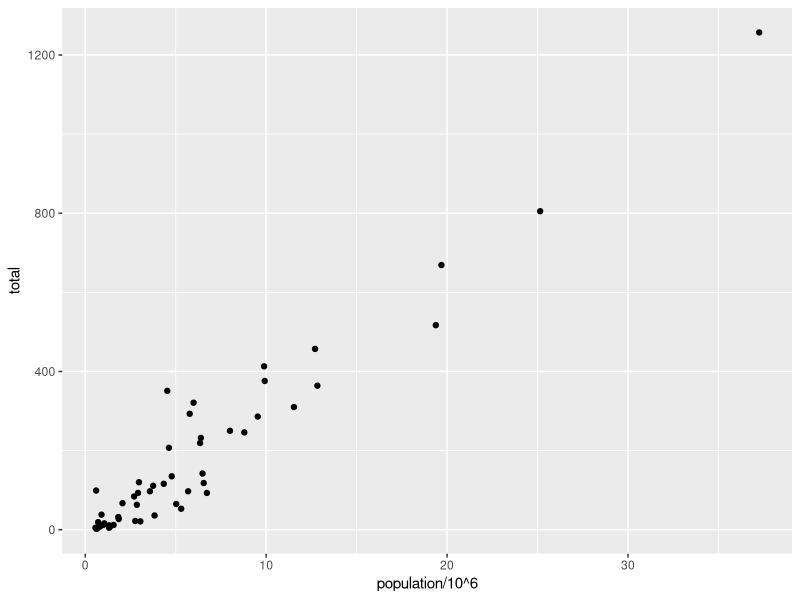
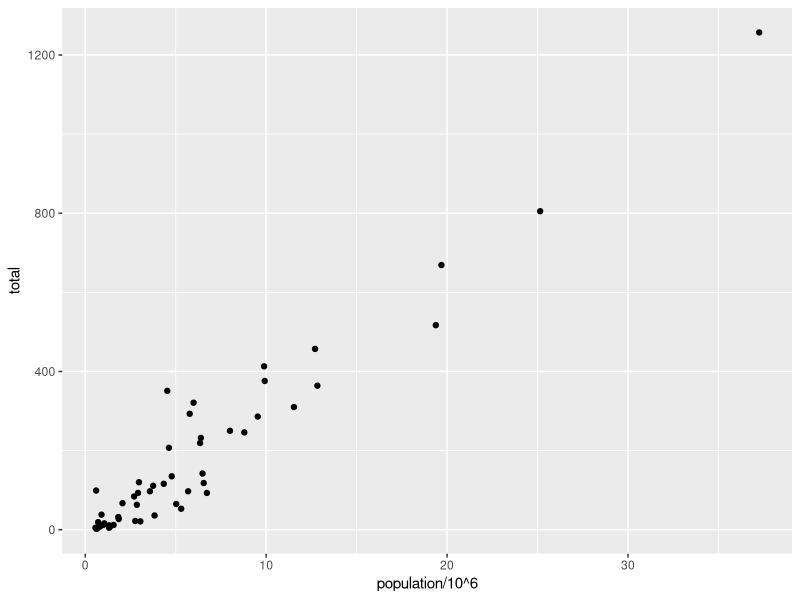
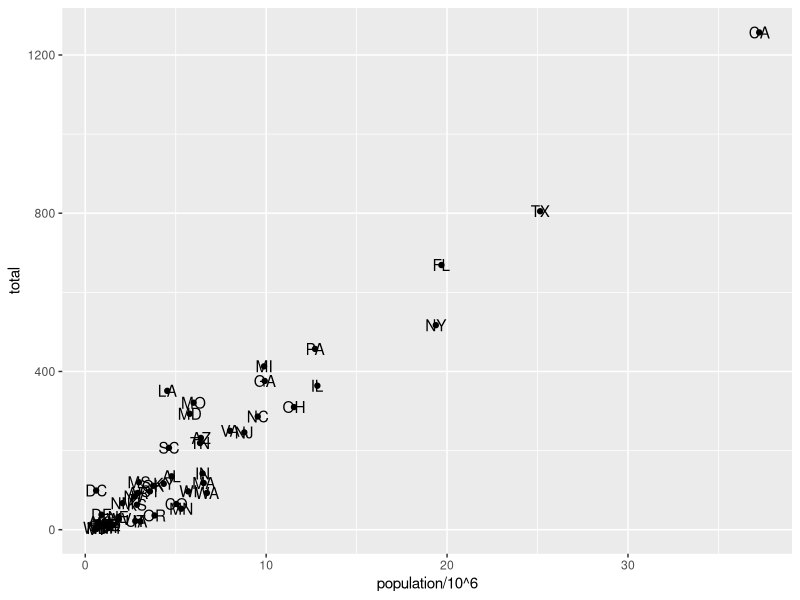
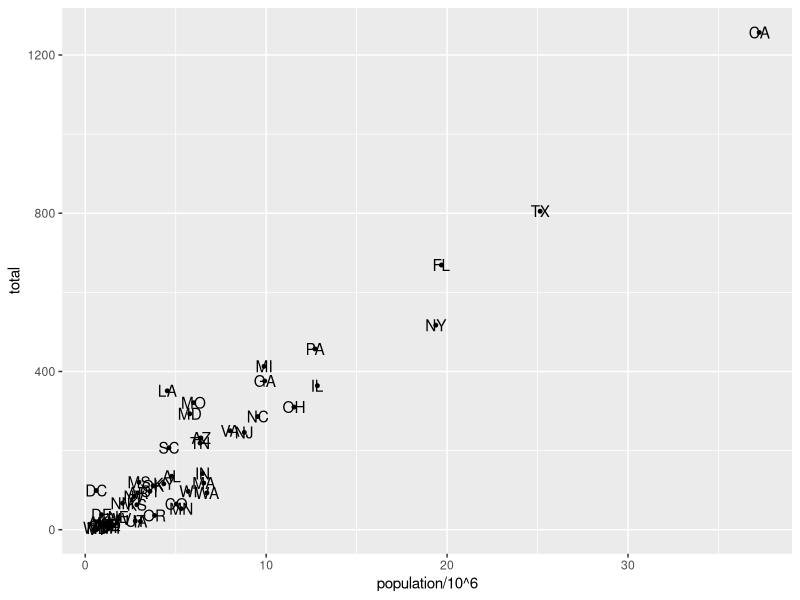
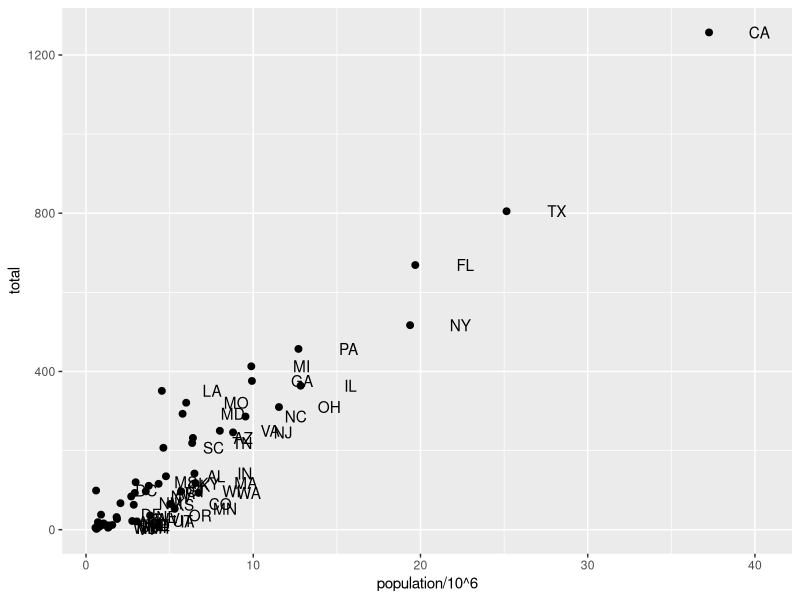
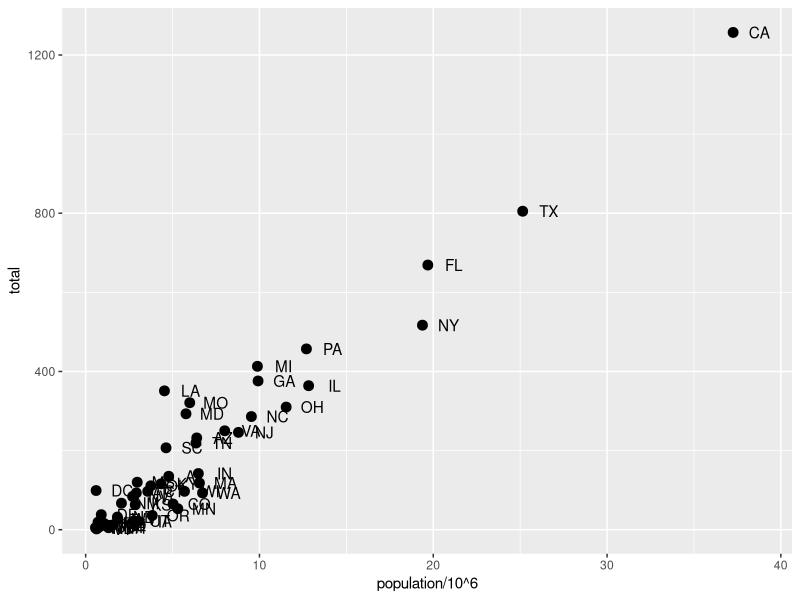
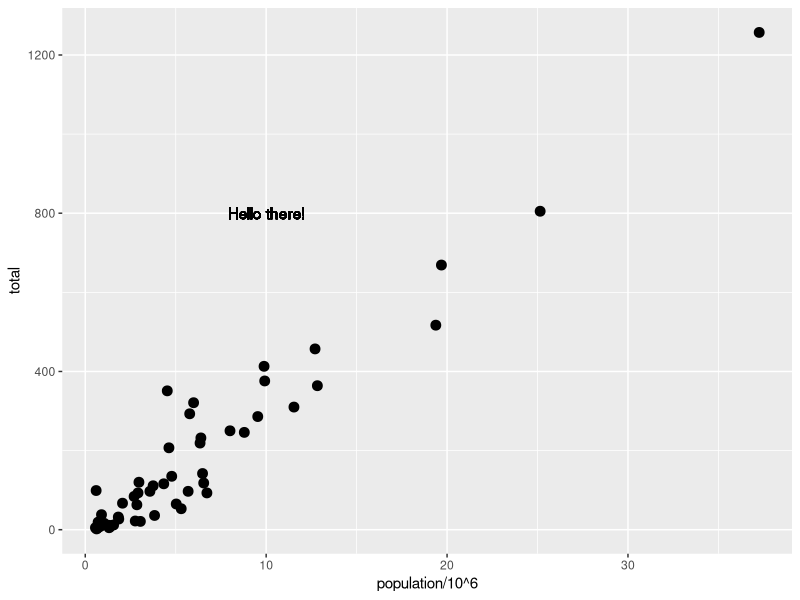
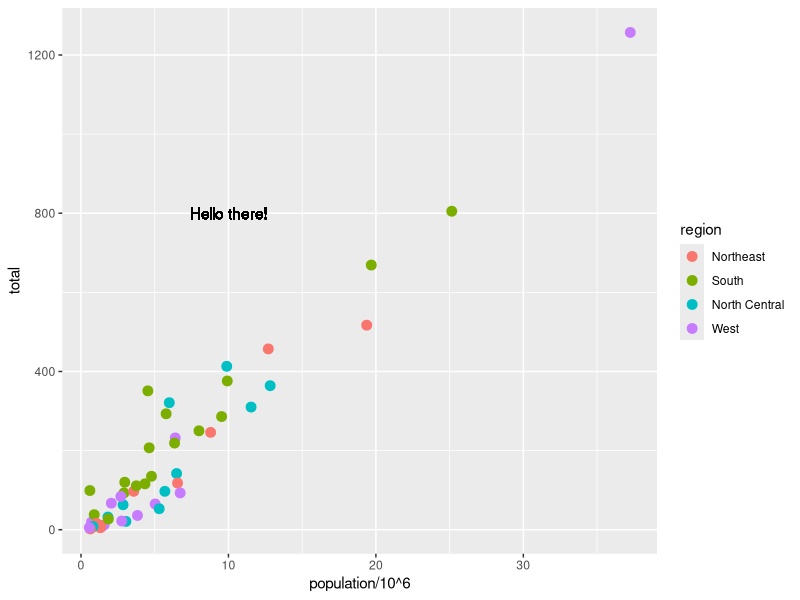

Write R code to recreate these figures, in order.
library(tidyverse)
library(dslabs)
data(murders)

murders %>% ggplot() +
  geom_point(aes(x = population/10^6, y = total))

# add points layer to predefined ggplot object
p <- ggplot(data = murders)
p + geom_point(aes(population/10^6, total))

# add text layer to scatterplot
p + geom_point(aes(population/10^6, total)) +
  geom_text(aes(population/10^6, total, label = abb))

# change the size of the points
p + geom_point(aes(population/10^6, total), size = 1) +
  geom_text(aes(population/10^6, total, label = abb))

# move text labels slightly to the right
p + geom_point(aes(population/10^6, total), size = 2) +
  geom_text(aes(population/10^6, total, label = abb), nudge_x = 3)

# simplify code by adding global aesthetic
p <- murders %>% ggplot(aes(population/10^6, total, label = abb))
p + geom_point(size = 3) +
  geom_text(nudge_x = 1.5)

# local aesthetics override global aesthetics
p + geom_point(size = 3) +
  geom_text(aes(x = 10, y = 800, label = "Hello there!"))
p + geom_point(aes(col = region),size = 3) + geom_text(aes(x = 10, y = 800, label = "Hello there!"))

p <- murders %>% ggplot(aes(population/10^6, total, label = abb))

# log base 10 scale the x-axis and y-axis
p + geom_point(size = 3) +
  geom_text(nudge_x = 0.05) +
  scale_x_continuous(trans = "log10") +
  scale_y_continuous(trans = "log10")

# efficient log scaling of the axes
p + geom_point(size = 3) +
  geom_text(nudge_x = 0.075) +
  scale_x_log10() +
  scale_y_log10()

p + geom_point(size = 3) +
  geom_text(nudge_x = 0.075) +
  scale_x_log10() +
  scale_y_log10() +
  xlab("Population in millions (log scale)") +
  ylab("Total number of murders (log scale)") +
  ggtitle("US Gun Murders in 2010")

# redefine p to be everything except the points layer
p <- murders %>%
  ggplot(aes(population/10^6, total, label = abb)) +
  geom_text(nudge_x = 0.075) +
  scale_x_log10() +
  scale_y_log10() +
  xlab("Population in millions (log scale)") +
  ylab("Total number of murders (log scale)") +
  ggtitle("US Gun Murders in 2010")

# make all points blue
p + geom_point(size = 3, color = "blue")

# color points by region
p + geom_point(aes(color = region), size = 3)

# define average murder rate
r <- murders %>%
  summarize(rate = sum(total) / sum(population) * 10^6) %>%
  pull(rate)

# basic line with average murder rate for the country
p + geom_point(aes(col = region), size = 3) +
  geom_abline(intercept = log10(r))    # slope is default of 1

# change line to dashed and dark grey, line under points
p + 
  geom_abline(intercept = log10(r), lty = 2, color = "darkgrey") +
  geom_point(aes(col = region), size = 3)

p <- p + scale_color_discrete(name = "Region")    # capitalize legend title

# load libraries
library(tidyverse)
library(ggrepel)
library(ggthemes)
library(dslabs)
data(murders)

# define the intercept
r <- murders %>%
  summarize(rate = sum(total) / sum(population) * 10^6) %>%
  .$rate

# make the plot, combining all elements
murders %>%
  ggplot(aes(population/10^6, total, label = abb)) +
  geom_abline(intercept = log10(r), lty = 2, color = "darkgrey") +
  geom_point(aes(col = region), size = 3) +
  geom_text_repel() +
  scale_x_log10() +
  scale_y_log10() +
  xlab("Population in millions (log scale)") +
  ylab("Total number of murders (log scale)") +
  ggtitle("US Gun Murders in 2010") +
  scale_color_discrete(name = "Region") +
  theme_economist()

# load heights data
library(tidyverse)
library(dslabs)
data(heights)

# define p
p <- heights %>%
  filter(sex == "Male") %>%
  ggplot(aes(x = height))

# basic histograms
p + geom_histogram()
p + geom_histogram(binwidth = 1)

# histogram with blue fill, black outline, labels and title
p + geom_histogram(binwidth = 1, fill = "blue", col = "black") +
  xlab("Male heights in inches") +
  ggtitle("Histogram")

p + geom_density()
p + geom_density(fill = "blue")

# basic QQ-plot
p <- heights %>% filter(sex == "Male") %>%
  ggplot(aes(sample = height))
p + geom_qq()

# QQ-plot against a normal distribution with same mean/sd as data
params <- heights %>%
  filter(sex == "Male") %>%
  summarize(mean = mean(height), sd = sd(height))
p + geom_qq(dparams = params) +
  geom_abline()

# QQ-plot of scaled data against the standard normal distribution
heights %>%
  ggplot(aes(sample = scale(height))) +
  geom_qq() +
  geom_abline()

# define plots p1, p2, p3
p <- heights %>% filter(sex == "Male") %>% ggplot(aes(x = height))
p1 <- p + geom_histogram(binwidth = 1, fill = "blue", col = "black")
p2 <- p + geom_histogram(binwidth = 2, fill = "blue", col = "black")
p3 <- p + geom_histogram(binwidth = 3, fill = "blue", col = "black")

# arrange plots next to each other in 1 row, 3 columns
library(gridExtra)
grid.arrange(p1, p2, p3, ncol = 3)
